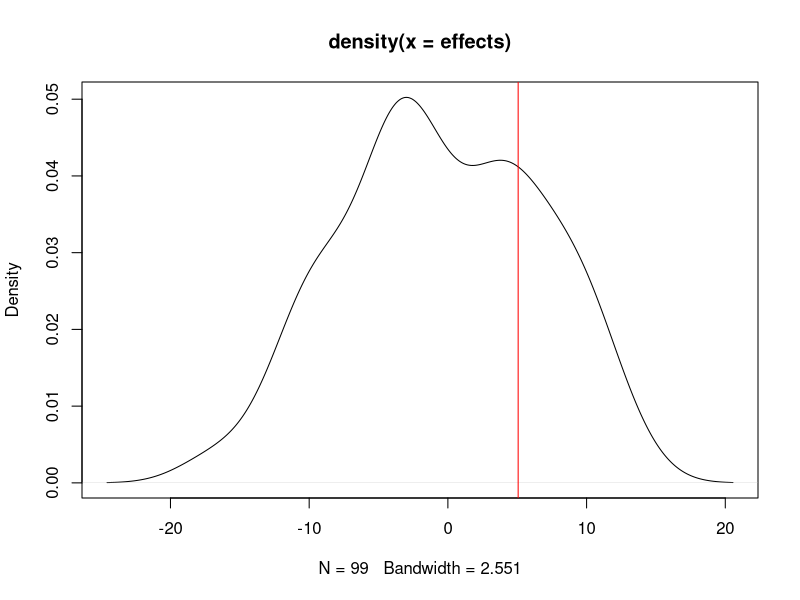

Recreate this plot in R. (Note: this script raises an error after producing the figure.)
## ---- chunk 1

fisher <- function(outcome_treatment, outcome_control, sharp_null, n) {
  observed_diff <- mean(outcome_treatment) - mean(outcome_control)
  effects <- c()
  
  for (experiment in 1:n){
    treat <- c()
    control <- c()
    for (element in outcome_treatment){
      if (sample(1:2, size = 1) == 1){
        treat <- c(treat, element)
      } else {
        control <- c(control, element + sharp_null)
      }
    }
    for (element in outcome_control){
      if (sample(1:2, size = 1) == 1){
        treat <- c(treat, element - sharp_null)
      } else {
        control <- c(control, element)
      }
    }
    if (length(control > 0 ) && length(treat) > 0){
      effects <- c(effects, mean(treat) - mean(control))
    }
  }
  plot(density(effects))
  abline(v=observed_diff, col="red")
  return(length(effects[effects > observed_diff])/length(effects))
}

## ---- chunk 2
control_group <- c(55,72,72.7)
treatment_group <- c(70,66,78.9)
fisher(treatment_group, control_group, 0, 100)
## ---- chunk 3
require("Matching")
summary(GerberGreenImai)
Y <- GerberGreenImai$VOTED98 #the outcome of interest
Tr <- GerberGreenImai$PHN.C1 #the treatment of interest
X <- cbind(GerberGreenImai$PERSONS, GerberGreenImai$VOTE96.1 ,GerberGreenImai$NEW ,GerberGreenImai$MAJORPTY ,GerberGreenImai$AGE ,GerberGreenImai$WARD)
BalanceMat <- cbind(GerberGreenImai$PERSONS, GerberGreenImai$VOTE96.1 ,GerberGreenImai$NEW ,GerberGreenImai$MAJORPTY ,GerberGreenImai$AGE ,GerberGreenImai$WARD)

genmatch <- GenMatch(Tr=Tr, X=X, BalanceMat=BalanceMat, pop.size=50, data.type.int=FALSE, print=0, replace=FALSE)
match <- Match(Y=Y, Tr=Tr, X=X, Weight.matrix=genmatch, replace=FALSE)
summary(match)
mb <- MatchBalance(GerberGreenImai$PHN.C1 ~ GerberGreenImai$PERSONS + GerberGreenImai$VOTE96.1 + GerberGreenImai$NEW + GerberGreenImai$MAJORPTY + GerberGreenImai$AGE + GerberGreenImai$WARD + GerberGreenImai$AGE2, match.out=match, nboots=500)
